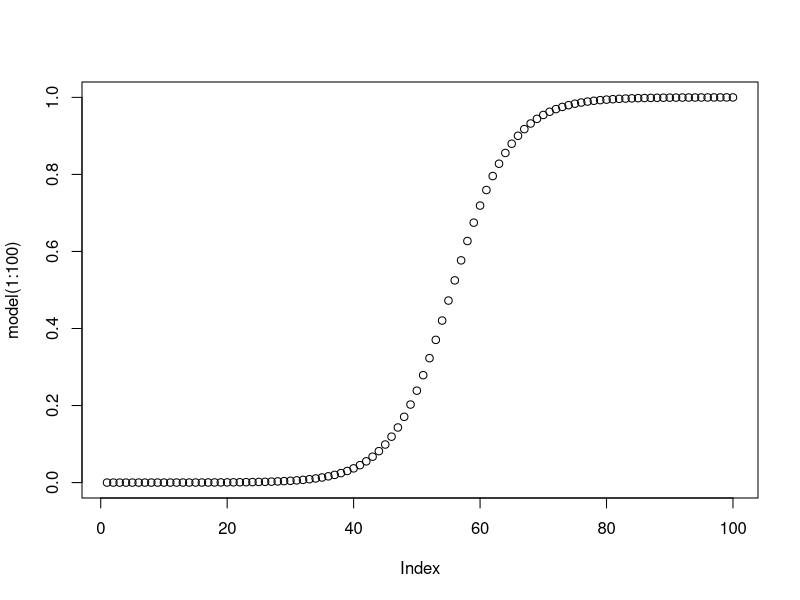

This chart was generated by the following R code:
## ---- chunk 1
t = -1.93/1.19
pt(t, df=2)

## ---- chunk 2
var.e = 240.57
var.y = 264.17
n = 146 
k = 3
r.sq = 1-var.e/var.y
r.sq
r.sq.adj =r.sq * (n-1)/(n-1-k)
r.sq.adj
## ---- chunk 3
model <- function(t){
  return (1/(1+exp(1)^(11.66-.21*t)))
}
model(51)
model(53)
model(55)
temp.range = c(0:100)
plot(model(1:100))
